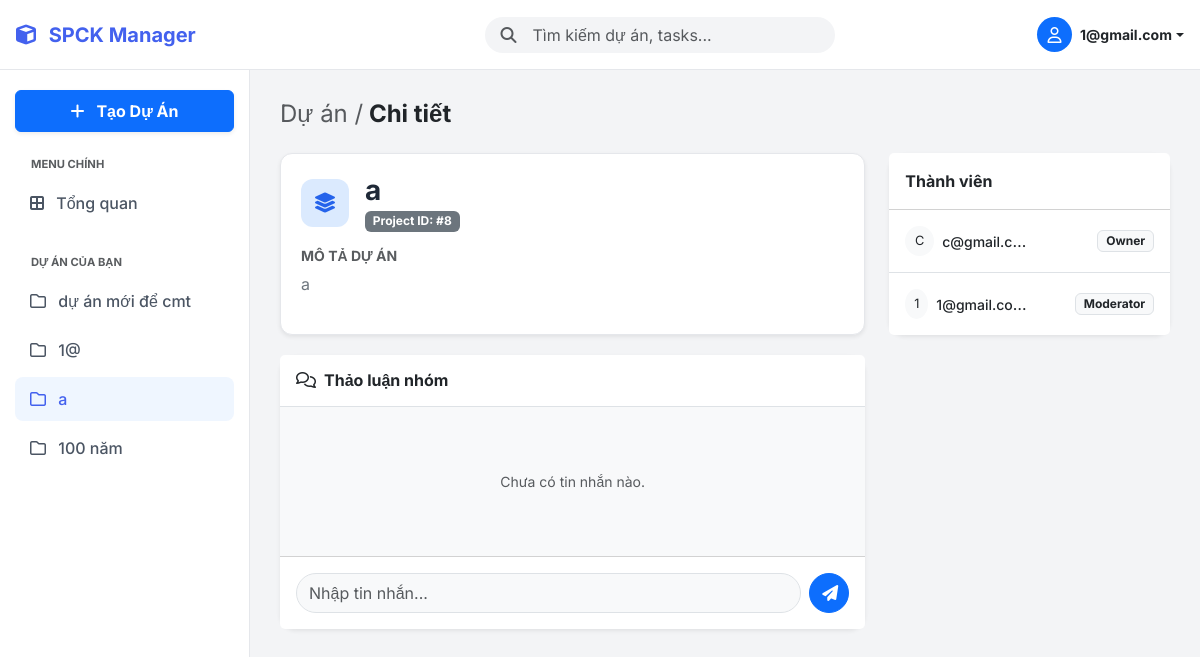
The page /dashboard.php?view_project_id=8 (signed in) on the database its author committed.
### tables this page shows
CREATE TABLE `projects` (
  `id` int NOT NULL,
  `title` varchar(255) NOT NULL,
  `description` text,
  `created_at` timestamp NOT NULL DEFAULT CURRENT_TIMESTAMP
);

CREATE TABLE `project_members` (
  `user_id` int NOT NULL,
  `project_id` int NOT NULL,
  `role` enum('viewer','contributor','moderator','owner') DEFAULT 'viewer'
);

CREATE TABLE `users` (
  `id` int NOT NULL,
  `email` varchar(255) NOT NULL,
  `password` varchar(255) NOT NULL,
  `registered_at` timestamp NOT NULL DEFAULT CURRENT_TIMESTAMP,
  `role` enum('user','admin') DEFAULT 'user',
  `status` tinyint DEFAULT '1'
);

### dashboard.php (the view, shortened to what the rows shown need)
<?php
require 'config.php';
$user_id = $_SESSION['user_id'];
$all_projects = [];
if (isset($_GET['q']) && !empty($_GET['q'])) {
    $search_query = trim($_GET['q']);
    $term = "%" . $search_query . "%";
    $stmt_search = $conn->prepare("SELECT * FROM projects WHERE title LIKE ? OR description LIKE ? ORDER BY created_at DESC");
    $stmt_search->bind_param("ss", $term, $term);
    $stmt_search->execute();
    $all_projects = $stmt_search->get_result()->fetch_all(MYSQLI_ASSOC);
} else {
    $all_projects = $conn->query("SELECT * FROM projects ORDER BY created_at DESC")->fetch_all(MYSQLI_ASSOC);
}
$stmt_my_pj = $conn->prepare("SELECT p.id, p.title FROM projects p JOIN project_members pm ON p.id = pm.project_id WHERE pm.user_id = ?");
$stmt_my_pj->bind_param("i", $user_id);
$stmt_my_pj->execute();
$my_projects_list = $stmt_my_pj->get_result()->fetch_all(MYSQLI_ASSOC);
$view_project_id = isset($_GET['view_project_id']) ? $_GET['view_project_id'] : null;
$projects_to_show = [];
if ($view_project_id) {
    $stmt_one = $conn->prepare("SELECT * FROM projects WHERE id = ?");
    $stmt_one->bind_param("i", $view_project_id);
    $stmt_one->execute();
    $res_one = $stmt_one->get_result();
    if($res_one->num_rows > 0) {
        $projects_to_show[] = $res_one->fetch_assoc();
    }
} else {
    $projects_to_show = $all_projects;
}
$my_roles = [];
$stmt = $conn->prepare("SELECT project_id, role FROM project_members WHERE user_id = ?");
$stmt->bind_param("i", $user_id);
$stmt->execute();
$res = $stmt->get_result();
while ($row = $res->fetch_assoc()) $my_roles[$row['project_id']] = strtolower(trim($row['role']));
$my_requests = [];
$stmt = $conn->prepare("SELECT project_id, status FROM project_requests WHERE user_id = ?");
$stmt->bind_param("i", $user_id);
$stmt->execute();
$res = $stmt->get_result();
while ($row = $res->fetch_assoc()) $my_requests[$row['project_id']] = $row['status'];
?>
<!DOCTYPE html>
<html lang="vi">
<head>
    <link href="https://cdn.jsdelivr.net/npm/bootstrap@5.3.0/dist/css/bootstrap.min.css" rel="stylesheet">
    <link rel="stylesheet" href="https://cdnjs.cloudflare.com/ajax/libs/font-awesome/6.4.0/css/all.min.css">
</head>
<body>
    <nav class="sidebar">
        <div class="nav flex-column">
            <?php foreach($my_projects_list as $mp): ?>
                <a class="nav-link <?= ($view_project_id == $mp['id']) ? 'active' : '' ?>" href="dashboard.php?view_project_id=<?= $mp['id'] ?>">
                    <i class="fa-regular fa-folder me-2"></i> <?= htmlspecialchars($mp['title']) ?>
                </a>
            <?php endforeach; ?>
        </div>
    </nav>
    <main class="main-content">
        <?php if (empty($projects_to_show)): ?>
            <div class="text-center py-5 text-muted">
                <i class="fa-solid fa-magnifying-glass fa-2x mb-3 opacity-25"></i>
                <p>Không tìm thấy dự án nào.</p>
            </div>
        <?php else: ?>
            <?php if (!$view_project_id): ?>
                <div class="row g-4">
                    <?php foreach ($projects_to_show as $pj):
                        $pj_id = $pj['id'];
                        $my_role = $my_roles[$pj_id] ?? null;
                        $icon_bg = ($pj_id % 2 == 0) ? 'icon-blue' : (($pj_id % 3 == 0) ? 'icon-green' : 'icon-purple');
                        $icon_class = ($pj_id % 2 == 0) ? 'fa-layer-group' : 'fa-cube';
                        $badge_cls = match($my_role) {
                            'owner' => 'badge-owner', 'moderator' => 'badge-mod', 'contributor' => 'badge-contrib', default => 'badge-viewer'
                        };
                    ?>
                    <div class="col-md-6 col-xl-4">
                        <div class="project-card p-4 h-100 d-flex flex-column position-relative">
                            <div class="d-flex align-items-start mb-3">
                                <div class="project-icon <?= $icon_bg ?>">
                                    <i class="fa-solid <?= $icon_class ?>"></i>
                                </div>
                                <div class="flex-grow-1">
                                    <h5 class="fw-bold text-dark mb-1 text-truncate"><?= htmlspecialchars($pj['title']) ?></h5>
                                    <div class="text-muted small"><i class="fa-regular fa-clock me-1"></i> <?= date('d/m/Y', strtotime($pj['created_at'])) ?></div>
                                </div>
                                <?php if($my_role): ?>
                                    <span class="badge-role <?= $badge_cls ?>"><?= ucfirst($my_role) ?></span>
                                <?php endif; ?>
                            </div>
                            <div class="mt-auto pt-3 border-top d-flex justify-content-between align-items-center">
                                <div class="d-flex align-items-center">
                                    <div class="bg-secondary text-white rounded-circle small d-flex align-items-center justify-content-center border border-white" style="width:24px;height:24px;font-size:10px;">A</div>
                                    <div class="bg-primary text-white rounded-circle small d-flex align-items-center justify-content-center border border-white ms-n2" style="width:24px;height:24px;font-size:10px;">B</div>
                                    <span class="ms-2 small text-muted">Thành viên</span>
                                </div>
                                <?php if ($my_role): ?>
                                    <a href="dashboard.php?view_project_id=<?= $pj_id ?>" class="btn btn-sm btn-primary rounded-pill px-3 fw-bold stretched-link">
                                        Vào dự án <i class="fa-solid fa-arrow-right ms-1"></i>
                                    </a>
                                <?php else: ?>
                                    <?php if (isset($my_requests[$pj_id]) && $my_requests[$pj_id] == 'pending'): ?>
                                        <button class="btn btn-sm btn-secondary rounded-pill disabled">Đã xin vào</button>
                                    <?php else: ?>
                                        <form method="POST" class="position-relative z-2">
                                            <input type="hidden" name="request_access" value="1">
                                            <input type="hidden" name="project_id" value="<?= $pj_id ?>">
                                            <button class="btn btn-sm btn-outline-primary rounded-pill">Xin tham gia</button>
                                        </form>
                                    <?php endif; ?>
                                <?php endif; ?>
                            </div>
                        </div>
                    </div>
                    <?php endforeach; ?>
                </div>
            <?php else:
                $pj = $projects_to_show[0];
                $pj_id = $pj['id'];
                $my_role = $my_roles[$pj_id] ?? null;
                $can_access = in_array($my_role, ['owner', 'moderator', 'contributor', 'viewer']);
            ?>
                <?php if($can_access): ?>
                    <div class="row">
                        <div class="col-lg-8">
                            <div class="description-box shadow-sm">
                                <div class="d-flex align-items-center mb-3">
                                    <div class="project-icon icon-blue me-3"><i class="fa-solid fa-layer-group"></i></div>
                                    <div>
                                        <h3 class="fw-bold m-0"><?= htmlspecialchars($pj['title']) ?></h3>
                                        <span class="badge bg-secondary">Project ID: #<?= $pj_id ?></span>
                                    </div>
                                </div>
                                <h6 class="text-uppercase text-muted fw-bold small mb-2">Mô tả dự án</h6>
                                <p class="text-secondary" style="line-height: 1.6;">
                                    <?= nl2br(htmlspecialchars($pj['description'])) ?>
                                </p>
                            </div>
                            <div class="card border-0 shadow-sm rounded-4">
                                <div class="card-header bg-white border-bottom py-3">
                                    <h6 class="m-0 fw-bold"><i class="fa-regular fa-comments me-2"></i>Thảo luận nhóm</h6>
                                </div>
                                <div class="card-body bg-light" style="max-height: 400px; overflow-y: auto;">
                                    <?php
                                    $has_cmt = false;
                                    ?>
                                    <?php if(!$has_cmt) echo "<p class='text-center text-muted small my-5'>Chưa có tin nhắn nào.</p>"; ?>
                                </div>
                                <div class="card-footer bg-white p-3">
                                    <?php if (in_array($my_role, ['owner', 'moderator', 'contributor'])): ?>
                                        <form method="POST" class="d-flex gap-2">
                                            <input type="text" name="content" class="form-control rounded-pill bg-light" placeholder="Nhập tin nhắn..." required>
                                            <button class="btn btn-primary rounded-circle" style="width: 40px; height: 40px;"><i class="fa-solid fa-paper-plane"></i></button>
                                        </form>
                                    <?php else: ?>
                                        <div class="text-center small text-muted">Chế độ xem (Viewer) không thể chat.</div>
                                    <?php endif; ?>
                                </div>
                            </div>
                        </div>
                        <div class="col-lg-4">
                            <div class="card border-0 shadow-sm rounded-4 mb-3">
                                <div class="card-header bg-white fw-bold py-3">Thành viên</div>
                                <ul class="list-group list-group-flush">
                                    <?php
                                    $stmt_mem = $conn->prepare("SELECT u.email, pm.role FROM project_members pm JOIN users u ON pm.user_id = u.id WHERE pm.project_id = ? ORDER BY FIELD(pm.role, 'owner', 'moderator', 'contributor', 'viewer')");
                                    $stmt_mem->bind_param("i", $pj_id);
                                    $stmt_mem->execute();
                                    $mems = $stmt_mem->get_result()->fetch_all(MYSQLI_ASSOC);
                                    foreach($mems as $m):
                                    ?>
                                    <li class="list-group-item d-flex justify-content-between align-items-center py-3">
                                        <div class="d-flex align-items-center text-truncate" style="max-width: 50%;">
                                            <div class="bg-light rounded-circle text-center me-2" style="width:30px;height:30px;line-height:30px;font-size:0.8em">
                                                <?= strtoupper(substr($m['email'],0,1)) ?>
                                            </div>
                                            <div class="text-truncate">
                                                <span class="small fw-medium"><?= htmlspecialchars($m['email']) ?></span>
                                            </div>
                                        </div>
                                        <div class="d-flex align-items-center">
                                            <?php
                                            if ($my_role == 'owner' && $m['role'] != 'owner'):
                                            ?>
                                                <form method="POST" class="d-flex align-items-center gap-1">
                                                    <input type="hidden" name="update_member_role" value="1">
                                                    <input type="hidden" name="project_id" value="<?= $pj_id ?>">
                                                    <input type="hidden" name="target_email" value="<?= $m['email'] ?>">
                                                    <select name="role" class="form-select form-select-sm py-0 px-2 shadow-none border-0 bg-light fw-bold text-dark"
                                                            style="font-size: 0.75rem; width: auto; height: 26px; background-image: none; cursor: pointer; text-align: center;"
                                                            onchange="this.form.submit()">
                                                        <option value="moderator" <?= $m['role'] == 'moderator' ? 'selected' : '' ?>>Moderator</option>
                                                        <option value="contributor" <?= $m['role'] == 'contributor' ? 'selected' : '' ?>>Contributor</option>
                                                        <option value="viewer" <?= $m['role'] == 'viewer' ? 'selected' : '' ?>>Viewer</option>
                                                    </select>
                                                </form>
                                            <?php else: ?>
                                                <span class="badge bg-light text-dark border"><?= ucfirst($m['role']) ?></span>
                                            <?php endif; ?>
                                        </div>
                                    </li>
                                    <?php endforeach; ?>
                                </ul>
                            </div>
                        </div>
                    </div>
                <?php else: ?>
                    <div class="alert alert-danger">Bạn không có quyền truy cập dự án này.</div>
                <?php endif; ?>
            <?php endif; ?>
        <?php endif; ?>
    </main>
</body>
</html>

### rows shown on the page
projects: title "dự án mới để cmt"
projects: title "1@"
projects: title "a", id "8", description "a"
projects: title "100 năm"
project_members: user.email "C", user.email "c@gmail.c…", role "Owner"
project_members: user.email "1", user.email "1@gmail.co…", role "Moderator"

### other values the page prints
$_SESSION['user_email'] "1@gmail.com"
